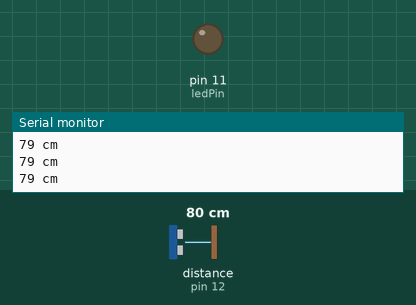
Recording of a sketch running on a simulated Arduino Uno, built with avr-gcc and run on an emulated ATmega328P. Shown: output pins drawn as LEDs (lit = HIGH), the last lines printed to the serial monitor. Wiring (inferred from the names in the program): ultrasonic range finder: trigger pin 13; echo pin 12. The test bench sets the inputs (shaded band); at power-on: distance to the obstacle (sensor on pin 12) 80 cm. The echo pulse lasts 58.3 µs per cm; pins used as bus, display or sensor lines are not drawn.

Above: at 1.3 s.
1.4 s: distance to the obstacle (sensor on pin 12) set to 2 cm
At 2.4 s:
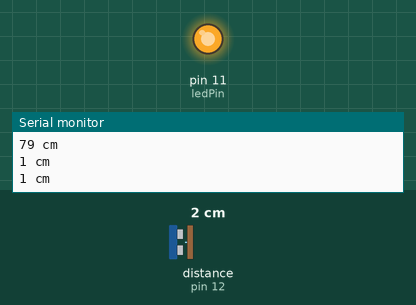
3.0 s: distance to the obstacle (sensor on pin 12) set to 9 cm
At 3.7 s:
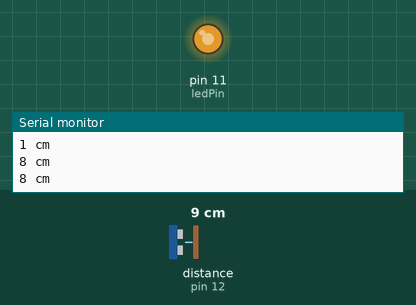
4.5 s: distance to the obstacle (sensor on pin 12) set to 18 cm
At 5.0 s:
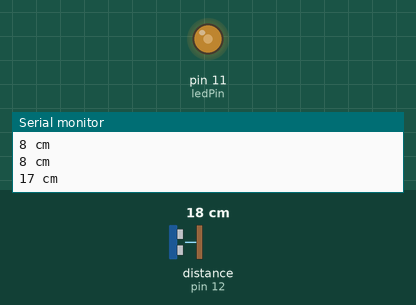
Timing chart, 0 to 7.5 s (numbered marks = the images above; inputs shaded):
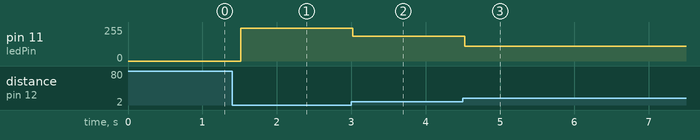

Measured:
- after the input at 1.4 s, pin 11 (ledPin): 0/255 → 247/255 after 0.12 s
- after the input at 3.0 s, pin 11 (ledPin): 247/255 → 187/255 at once
- after the input at 4.5 s, pin 11 (ledPin): 187/255 → 111/255 at once

The sketch:

DistanceArduDroid.ino
```cpp
#define trigPin 13
#define echoPin 12
#define ledPin 11

#define START_CMD_CHAR '*'
#define END_CMD_CHAR '#'
#define DIV_CMD_CHAR '|'
#define CMD_DIGITALWRITE 10
#define CMD_ANALOGWRITE 11
#define CMD_TEXT 12
#define CMD_READ_ARDUDROID 13
#define MAX_COMMAND 20  // max command number code. used for error checking.
#define MIN_COMMAND 10  // minimum command number code. used for error checking.
#define IN_STRING_LENGHT 40
#define MAX_ANALOGWRITE 255
#define PIN_HIGH 3
#define PIN_LOW 2

long duration, distance;
int ledLevel = 0;

String inText;

int ard_command = 0;
int pin_num = 0;
int pin_value = 0;

char get_char = ' ';  //read serial

void setup() {
  Serial.begin (9600);
  pinMode(trigPin, OUTPUT);
  pinMode(echoPin, INPUT);

  pinMode(ledPin, OUTPUT);

  Serial.flush();
}

void loop() {
  updateDurationDistance();
  Serial.print(distance);
  Serial.println(" cm");

  if (distance > 30 || distance <= 0)
    ledLevel = 0;
  else
    ledLevel = 255 - (int) (distance/(float)30 * 255);
  analogWrite(ledPin, ledLevel);

  delay(500);
  return;

  Serial.flush();
  if (Serial.available() < 1) return; // if serial empty, return to loop().

  // parse incoming command start flag
  get_char = Serial.read();
  if (get_char != START_CMD_CHAR) return; // if no command start flag, return to loop().

  // parse incoming command type
  ard_command = Serial.parseInt(); // read the command

  // parse incoming pin# and value
  pin_num = Serial.parseInt(); // read the pin
  pin_value = Serial.parseInt();  // read the value

  // 1) GET TEXT COMMAND FROM ARDUDROID
  if (ard_command == CMD_TEXT)
    getData(); // sets inText

  // 2) GET digitalWrite DATA FROM ARDUDROID
  /*if (ard_command == CMD_DIGITALWRITE) {
    if (pin_value == PIN_LOW) pin_value = LOW;
    else if (pin_value == PIN_HIGH) pin_value = HIGH;
    else return; // error in pin value. return.
    set_digitalwrite( pin_num,  pin_value);  // Uncomment this function if you wish to use
    return;  // return from start of loop()
  }*/

  // 3) GET analogWrite DATA FROM ARDUDROID
  /*if (ard_command == CMD_ANALOGWRITE) {
    analogWrite(  pin_num, pin_value );
    // add your code here
    return;  // Done. return to loop();
  }*/

  // 4) SEND DATA TO ARDUDROID
  if (ard_command == CMD_READ_ARDUDROID)
    sendData();
}

void updateDurationDistance() {
  digitalWrite(trigPin, LOW);  // Added this line
  delayMicroseconds(2); // Added this line
  digitalWrite(trigPin, HIGH);
  delayMicroseconds(10); // Added this line
  digitalWrite(trigPin, LOW);
  duration = pulseIn(echoPin, HIGH);
  distance = (duration/2) / 29.1;
}

// 1a) Updates inText from Serial data recieved by module
void getData() {
  inText =""; //clears variable for new input
  while (Serial.available())  {
    char c = Serial.read();  //gets one byte from serial buffer
    delay(5);
    if (c == END_CMD_CHAR) { // if we the complete string has been read
      // add your code here
      break;
    }
    else {
      if (c !=  DIV_CMD_CHAR) {
        inText += c;
        delay(5);
      }
    }
  }
}

// 2a) select the requested pin# for DigitalWrite action
void set_digitalwrite(int pin_num, int pin_value)
{
  switch (pin_num) {
  case 13:
    pinMode(13, OUTPUT);
    digitalWrite(13, pin_value);
    // add your code here
    break;
  case 12:
    pinMode(12, OUTPUT);
    digitalWrite(12, pin_value);
    // add your code here
    break;
  case 11:
    pinMode(11, OUTPUT);
    digitalWrite(11, pin_value);
    // add your code here
    break;
  case 10:
    pinMode(10, OUTPUT);
    digitalWrite(10, pin_value);
    // add your code here
    break;
  case 9:
    pinMode(9, OUTPUT);
    digitalWrite(9, pin_value);
    // add your code here
    break;
  case 8:
    pinMode(8, OUTPUT);
    digitalWrite(8, pin_value);
    // add your code here
    break;
  case 7:
    pinMode(7, OUTPUT);
    digitalWrite(7, pin_value);
    // add your code here
    break;
  case 6:
    pinMode(6, OUTPUT);
    digitalWrite(6, pin_value);
    // add your code here
    break;
  case 5:
    pinMode(5, OUTPUT);
    digitalWrite(5, pin_value);
    // add your code here
    break;
  case 4:
    pinMode(4, OUTPUT);
    digitalWrite(4, pin_value);
    // add your code here
    break;
  case 3:
    pinMode(3, OUTPUT);
    digitalWrite(3, pin_value);
    // add your code here
    break;
  case 2:
    pinMode(2, OUTPUT);
    digitalWrite(2, pin_value);
    // add your code here
    break;
    // default:
    // if nothing else matches, do the default
    // default is optional
  }
}

// 4a)
void sendData() {
  //updateDurationDistance();
  if (distance >= 200 || distance <= 0)
    Serial.println("Out of range");
  else {
    Serial.print(distance);
    Serial.println(" cm");
  }
  return;  // Done. return to loop();
}
```
